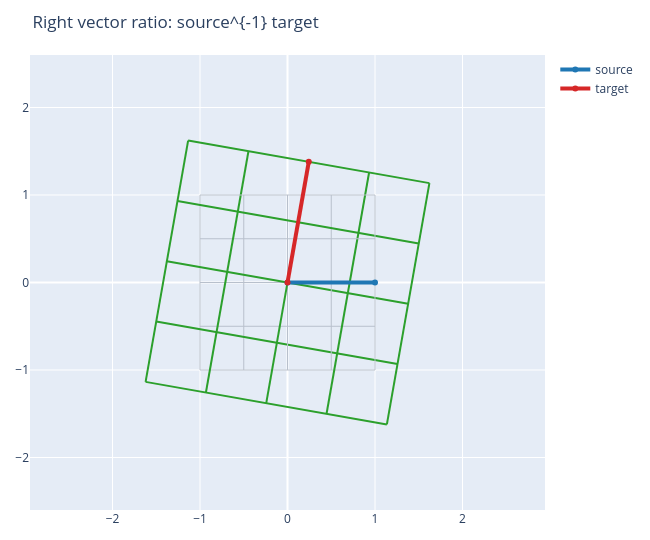

Here is the notebook cell this chart was saved with:
### Code cell
def make_ratio_figure(angle_degrees=80, scale=1.4):
    angle = math.radians(angle_degrees)
    target = coords_to_vector([scale * math.cos(angle), scale * math.sin(angle), 0.0])

    fig = go.Figure()
    grid_values = np.linspace(-1.0, 1.0, 5)
    samples = np.linspace(-1.0, 1.0, 41)

    def transform_point(point):
        vector = coords_to_vector([point[0], point[1], 0.0])
        return vector_to_coords(apply_right_ratio(vector, e1, target))[:2]

    for value in grid_values:
        horizontal = np.array([[t, value] for t in samples])
        vertical = np.array([[value, t] for t in samples])
        horizontal_t = np.array([transform_point(point) for point in horizontal])
        vertical_t = np.array([transform_point(point) for point in vertical])
        fig.add_trace(go.Scatter(x=horizontal[:, 0], y=horizontal[:, 1], mode="lines", line=dict(color="#b8c0cc", width=1), showlegend=False))
        fig.add_trace(go.Scatter(x=vertical[:, 0], y=vertical[:, 1], mode="lines", line=dict(color="#b8c0cc", width=1), showlegend=False))
        fig.add_trace(go.Scatter(x=horizontal_t[:, 0], y=horizontal_t[:, 1], mode="lines", line=dict(color="#2ca02c", width=2), showlegend=False))
        fig.add_trace(go.Scatter(x=vertical_t[:, 0], y=vertical_t[:, 1], mode="lines", line=dict(color="#2ca02c", width=2), showlegend=False))

    target_xy = vector_to_coords(target)[:2]
    fig.add_trace(go.Scatter(x=[0, 1], y=[0, 0], mode="lines+markers", name="source", line=dict(color="#1f77b4", width=4)))
    fig.add_trace(go.Scatter(x=[0, target_xy[0]], y=[0, target_xy[1]], mode="lines+markers", name="target", line=dict(color="#d62728", width=4)))
    fig.update_layout(
        title="Right vector ratio: source^{-1} target",
        width=650,
        height=540,
        xaxis=dict(scaleanchor="y", scaleratio=1, range=[-2.6, 2.6], zeroline=True),
        yaxis=dict(range=[-2.6, 2.6], zeroline=True),
        margin=dict(l=30, r=20, t=55, b=30),
    )
    return fig

ratio_figure = make_ratio_figure()
ratio_html = save_plotly_html(
    ratio_figure,
    ARTIFACT_TOPIC,
    "visuals",
    "ratio-operator.html",
    root=ARTIFACT_ROOT,
    include_plotlyjs="cdn",
)
display(ratio_figure)
print(f"wrote {ratio_html}")
